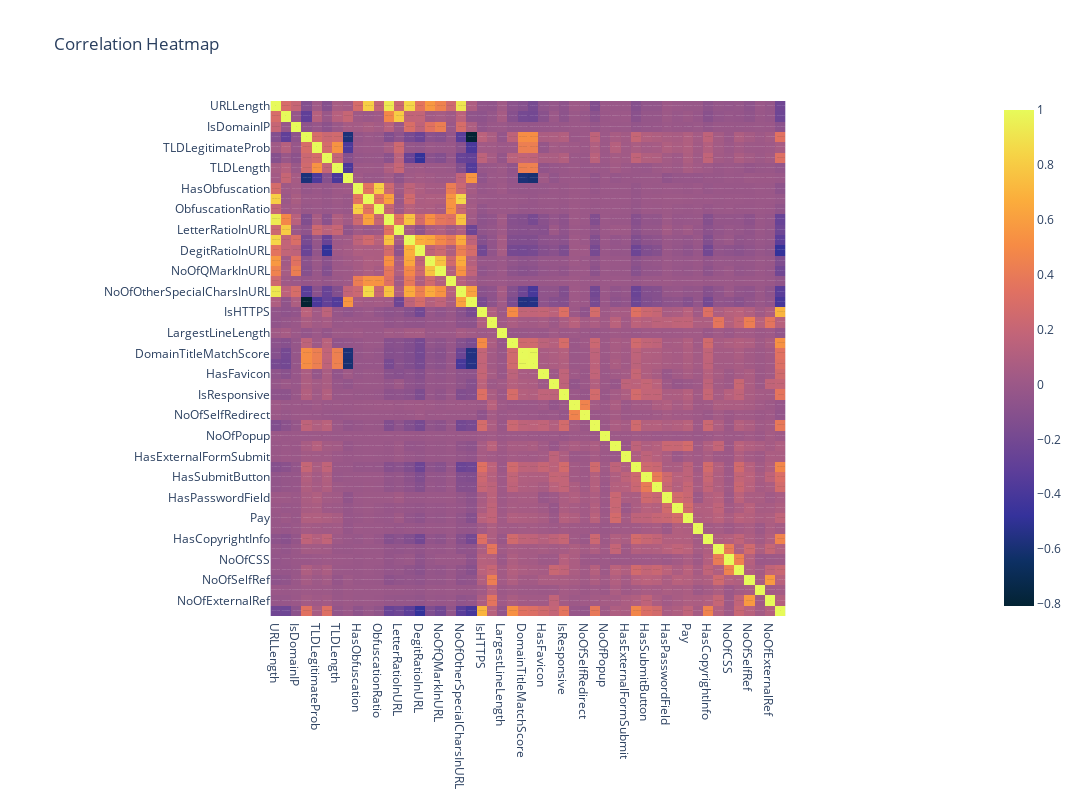

Notebook code cell kept with this figure:
### Markdown cell above
### Step 3

Find the following:

1. Correlations between features.
2. Visualize the distribution of each feature (categorical and continuous).
3. Visualize the correlation between features and the target variable.
4. Explain the significance of understanding feature distributions and correlations.

### Code cell
# correlation
corr = df_numerical.corr()

corr_fig = px.imshow(corr, text_auto=True, color_continuous_scale="thermal", title="Correlation Heatmap", width=1080, height=800)
corr_fig.show()

### Figure 1 — Plotly figure (JSON) as saved in the notebook; plotly's stock layout.template omitted (floating-point values rounded to 4 significant figures; data arrays with more than 128 entries replaced by an {"elided": "..."} marker saying what was removed)
{"data": [{"coloraxis": "coloraxis", "hovertemplate": "x: %{x}<br>y: %{y}<br>color: %{z}<extra></extra>", "name": "0", "texttemplate": "%{z}", "type": "heatmap", "x": ["URLLength", "DomainLength", "IsDomainIP", "CharContinuationRate", "TLDLegitimateProb", "URLCharProb", "TLDLength", "NoOfSubDomain", "HasObfuscation", "NoOfObfuscatedChar", "ObfuscationRatio", "NoOfLettersInURL", "LetterRatioInURL", "NoOfDegitsInURL", "DegitRatioInURL", "NoOfEqualsInURL", "NoOfQMarkInURL", "NoOfAmpersandInURL", "NoOfOtherSpecialCharsInURL", "SpacialCharRatioInURL", "IsHTTPS", "LineOfCode", "LargestLineLength", "HasTitle", "DomainTitleMatchScore", "URLTitleMatchScore", "HasFavicon", "Robots", "IsResponsive", "NoOfURLRedirect", "NoOfSelfRedirect", "HasDescription", "NoOfPopup", "NoOfiFrame", "HasExternalFormSubmit", "HasSocialNet", "HasSubmitButton", "HasHiddenFields", "HasPasswordField", "Bank", "Pay", "Crypto", "HasCopyrightInfo", "NoOfImage", "NoOfCSS", "NoOfJS", "NoOfSelfRef", "NoOfEmptyRef", "NoOfExternalRef", "label"], "xaxis": "x", "y": ["URLLength", "DomainLength", "IsDomainIP", "CharContinuationRate", "TLDLegitimateProb", "URLCharProb", "TLDLength", "NoOfSubDomain", "HasObfuscation", "NoOfObfuscatedChar", "ObfuscationRatio", "NoOfLettersInURL", "LetterRatioInURL", "NoOfDegitsInURL", "DegitRatioInURL", "NoOfEqualsInURL", "NoOfQMarkInURL", "NoOfAmpersandInURL", "NoOfOtherSpecialCharsInURL", "SpacialCharRatioInURL", "IsHTTPS", "LineOfCode", "LargestLineLength", "HasTitle", "DomainTitleMatchScore", "URLTitleMatchScore", "HasFavicon", "Robots", "IsResponsive", "NoOfURLRedirect", "NoOfSelfRedirect", "HasDescription", "NoOfPopup", "NoOfiFrame", "HasExternalFormSubmit", "HasSocialNet", "HasSubmitButton", "HasHiddenFields", "HasPasswordField", "Bank", "Pay", "Crypto", "HasCopyrightInfo", "NoOfImage", "NoOfCSS", "NoOfJS", "NoOfSelfRef", "NoOfEmptyRef", "NoOfExternalRef", "label"], "yaxis": "y", "z": {"elided": "50x50 float values"}}], "layout": {"coloraxis": {"colorscale": [[0, "rgb(3, 35, 51)"], [0.09091, "rgb(13, 48, 100)"], [0.1818, "rgb(53, 50, 155)"], [0.2727, "rgb(93, 62, 153)"], [0.3636, "rgb(126, 77, 143)"], [0.4545, "rgb(158, 89, 135)"], [0.5455, "rgb(193, 100, 121)"], [0.6364, "rgb(225, 113, 97)"], [0.7273, "rgb(246, 139, 69)"], [0.8182, "rgb(251, 173, 60)"], [0.9091, "rgb(246, 211, 70)"], [1, "rgb(231, 250, 90)"]]}, "height": 800, "title": {"text": "Correlation Heatmap"}, "width": 1080, "xaxis": {"anchor": "y", "constrain": "domain", "domain": [0, 1], "scaleanchor": "y"}, "yaxis": {"anchor": "x", "autorange": "reversed", "constrain": "domain", "domain": [0, 1]}}}
